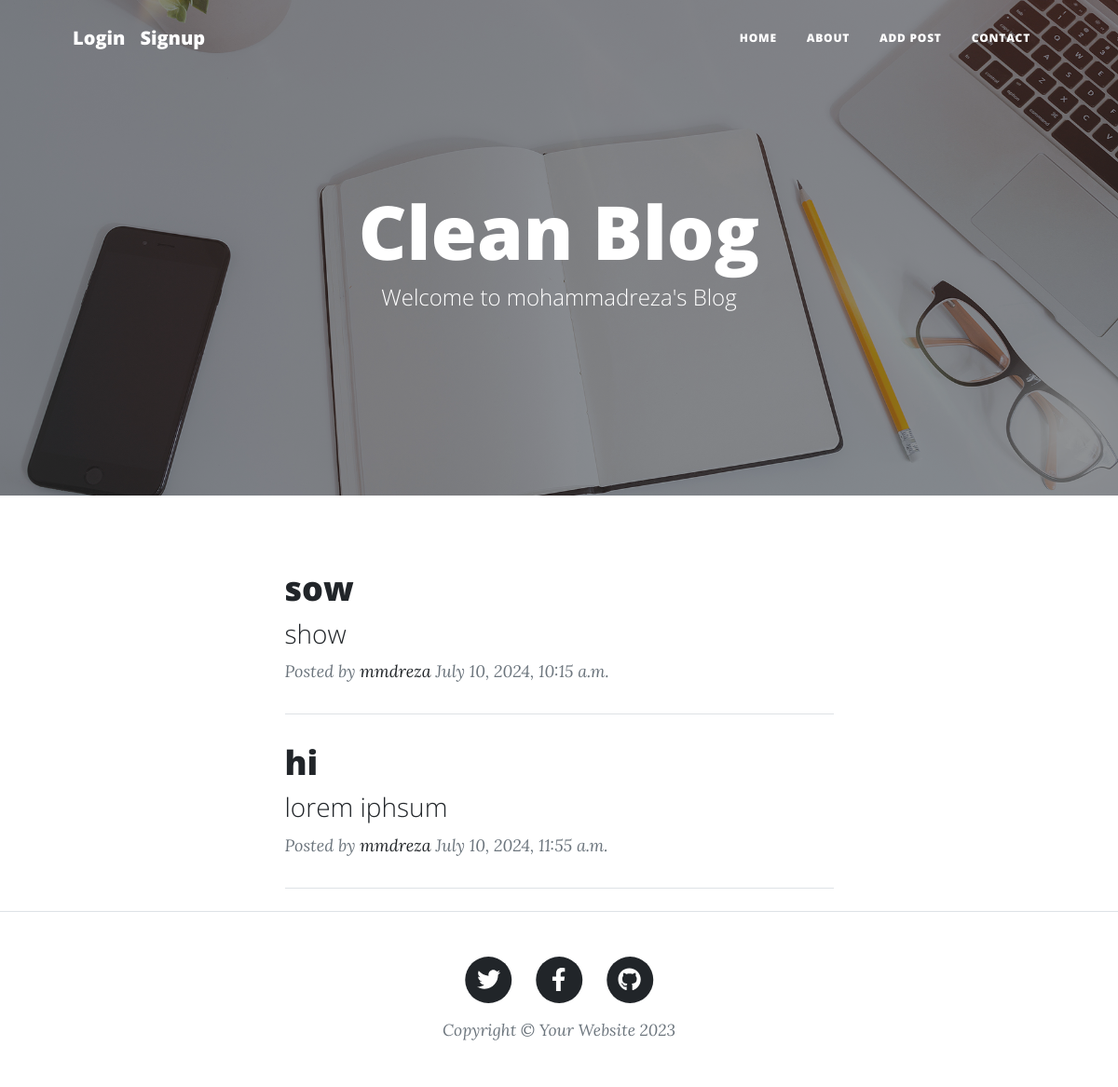
The app's page /, older data.
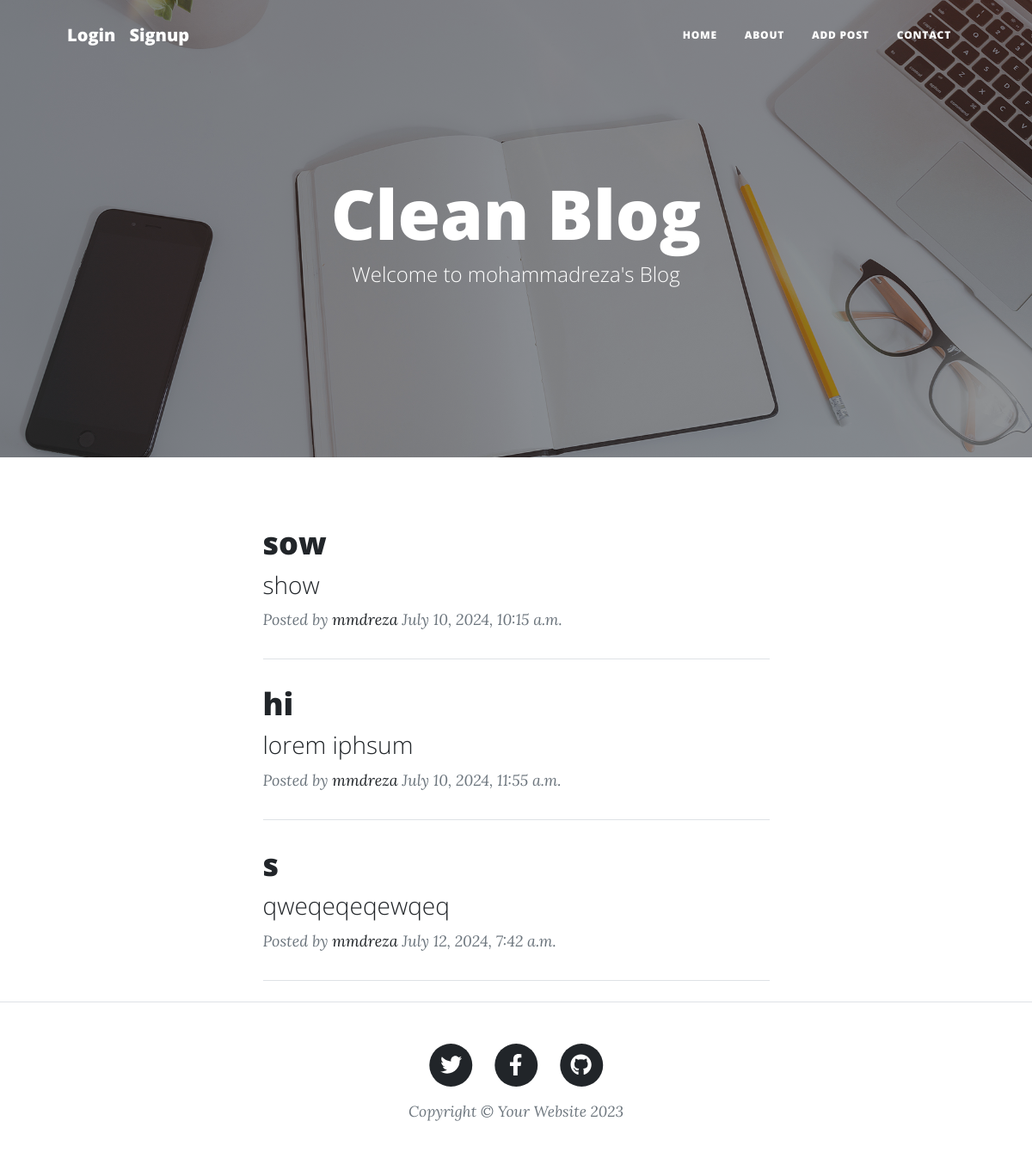
The same page, newer data.
### blog/models.py (models this page shows, shortened)
class BlogPost(models.Model):
    status_choices = (
        ('pub','Published'),
        ('drft', 'Draft')
    )
    title = models.CharField(max_length = 100)
    text = models.TextField()
    datetime_created = models.DateTimeField(auto_now_add = True)
    datetime_modified = models.DateTimeField(auto_now = True)
    status = models.CharField(choices= status_choices, max_length = 10)
    author = models.ForeignKey('accounts.CustomUser', on_delete = models.CASCADE)

### accounts/models.py (models this page shows)
class CustomUser(AbstractUser):
    age = models.PositiveIntegerField(null=True ,blank=True)

### blog/views.py (the view)
# urls.py: path('', views.BlogPostListedView.as_view(), name='home'),
class BlogPostListedView(generic.ListView):
    template_name = 'blog/blog-post.html'
    context_object_name = 'post'
    def get_queryset(self):
        return BlogPost.objects.filter(status= 'pub').order_by('datetime_modified')

### blog/templates/blog/blog-post.html (shortened to what this page needs)
{% extends "_base.html" %}
{% load static %}
{% block page_onscreen_title %}
Clean Blog
{% endblock page_onscreen_title %}
{% block page_onscreen_title_detail %}
Welcome to mohammadreza's Blog
{% endblock page_onscreen_title_detail %}
{% block page_img %}
    {% static 'assets/img/home-bg.jpg' %}
{% endblock page_img %}
{% block content %}
<div class="container px-4 px-lg-5">
    <div class="row gx-4 gx-lg-5 justify-content-center">
        <div class="col-md-10 col-lg-8 col-xl-7">
        {% for post in post %}
            <div class="post-preview">
                <a href="{% url 'post_detail' post.id %}">
                    <h2 class="post-title">{{post.title}}</h2>
                        <h3 class="post-subtitle">{{post.text}}</h3>
                </a>
                    <p class="post-meta">
                        Posted by
                    <a href="#!">{{post.author}}</a>
                                {{post.datetime_modified}}
                    </p>
            </div>
        <hr class="my-4" />
        {% endfor %}
        </div>
    </div>
</div>
{% endblock content %}

Row changes from the older to the newer data that the page shows:
added BlogPost: title "s", text "qweqeqeqewqeq", author "mmdreza", datetime_modified "July 12, 2024, 7:42 a.m."
